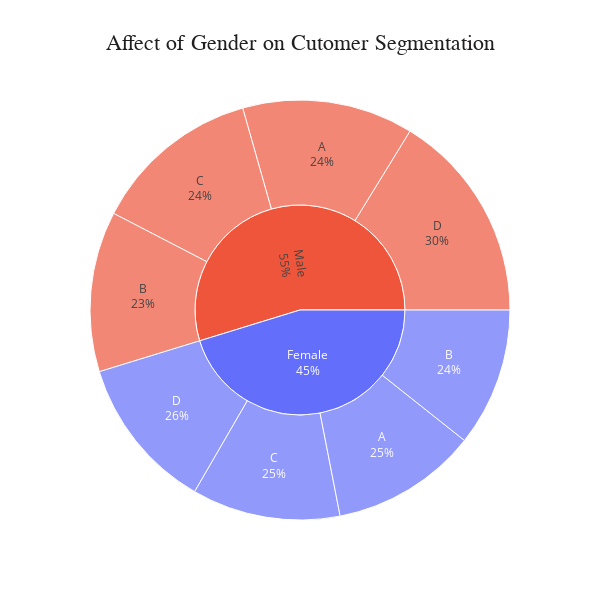
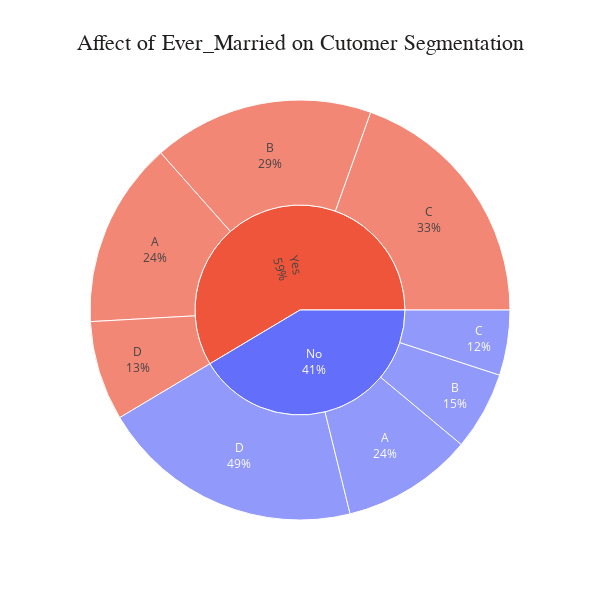
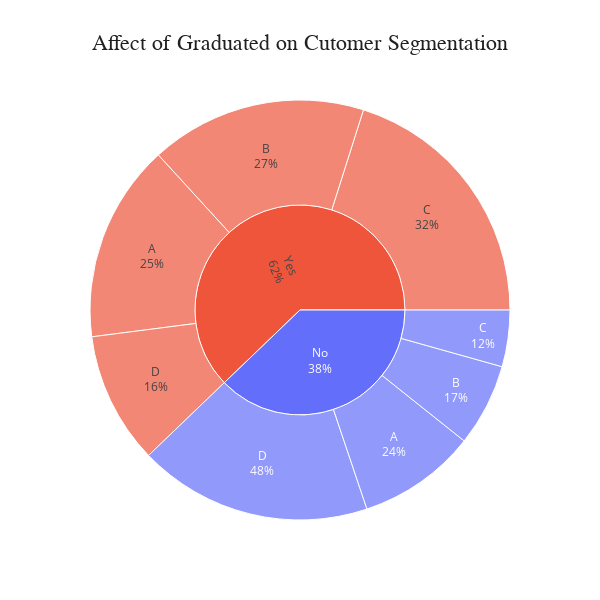
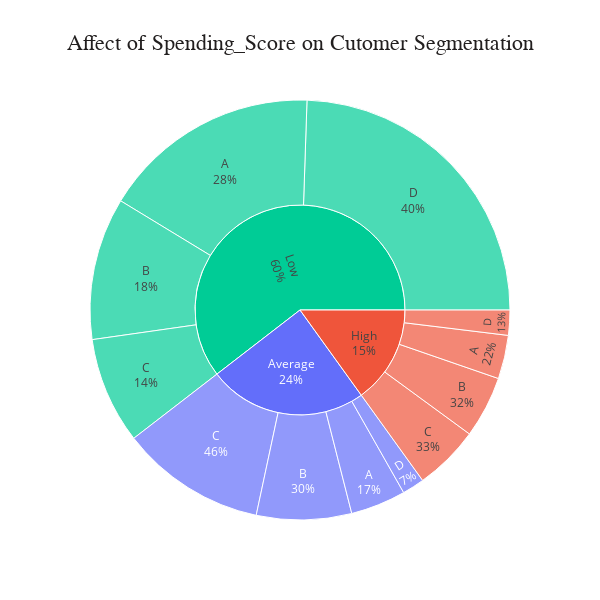

Write notebook code for charts like these, in order.
### Code cell
for feature in ['Gender', 'Ever_Married', 'Graduated', 'Spending_Score']:
    plot_pie(feature)

### Figure 1 — Plotly figure (JSON) as saved in the notebook; plotly's stock layout.template omitted (floating-point values rounded to 4 significant figures)
{"data": [{"branchvalues": "total", "customdata": [["Female"], ["Male"], ["Female"], ["Male"], ["Female"], ["Male"], ["Female"], ["Male"], ["Female"], ["Male"]], "domain": {"x": [0, 1], "y": [0, 1]}, "hovertemplate": "labels=%{label}<br>count=%{value}<br>parent=%{parent}<br>id=%{id}<br>Gender=%{customdata[0]}<extra></extra>", "ids": ["Female/A", "Male/A", "Female/B", "Male/B", "Female/C", "Male/C", "Female/D", "Male/D", "Female", "Male"], "labels": ["A", "A", "B", "B", "C", "C", "D", "D", "Female", "Male"], "marker": {"colors": ["#636efa", "#EF553B", "#636efa", "#EF553B", "#636efa", "#EF553B", "#636efa", "#EF553B", "#636efa", "#EF553B"]}, "name": "", "parents": ["Female", "Male", "Female", "Male", "Female", "Male", "Female", "Male", "", ""], "textinfo": "label+percent parent", "type": "sunburst", "values": [909, 1063, 861, 997, 922, 1048, 959, 1309, 3651, 4417]}], "layout": {"height": 600, "legend": {"tracegroupgap": 0}, "plot_bgcolor": "white", "title": {"font": {"color": "#221f1f", "family": "Calibri Black", "size": 22}, "text": "Affect of Gender on Cutomer Segmentation", "x": 0.5}, "width": 600}}

### Figure 2 — Plotly figure (JSON) as saved in the notebook; plotly's stock layout.template omitted (floating-point values rounded to 4 significant figures)
{"data": [{"branchvalues": "total", "customdata": [["No"], ["Yes"], ["No"], ["Yes"], ["No"], ["Yes"], ["No"], ["Yes"], ["No"], ["Yes"]], "domain": {"x": [0, 1], "y": [0, 1]}, "hovertemplate": "labels=%{label}<br>count=%{value}<br>parent=%{parent}<br>id=%{id}<br>Ever_Married=%{customdata[0]}<extra></extra>", "ids": ["No/A", "Yes/A", "No/B", "Yes/B", "No/C", "Yes/C", "No/D", "Yes/D", "No", "Yes"], "labels": ["A", "A", "B", "B", "C", "C", "D", "D", "No", "Yes"], "marker": {"colors": ["#636efa", "#EF553B", "#636efa", "#EF553B", "#636efa", "#EF553B", "#636efa", "#EF553B", "#636efa", "#EF553B"]}, "name": "", "parents": ["No", "Yes", "No", "Yes", "No", "Yes", "No", "Yes", "", ""], "textinfo": "label+percent parent", "type": "sunburst", "values": [801, 1137, 479, 1348, 398, 1549, 1607, 609, 3285, 4643]}], "layout": {"height": 600, "legend": {"tracegroupgap": 0}, "plot_bgcolor": "white", "title": {"font": {"color": "#221f1f", "family": "Calibri Black", "size": 22}, "text": "Affect of Ever_Married on Cutomer Segmentation", "x": 0.5}, "width": 600}}

### Figure 3 — Plotly figure (JSON) as saved in the notebook; plotly's stock layout.template omitted (floating-point values rounded to 4 significant figures)
{"data": [{"branchvalues": "total", "customdata": [["No"], ["Yes"], ["No"], ["Yes"], ["No"], ["Yes"], ["No"], ["Yes"], ["No"], ["Yes"]], "domain": {"x": [0, 1], "y": [0, 1]}, "hovertemplate": "labels=%{label}<br>count=%{value}<br>parent=%{parent}<br>id=%{id}<br>Graduated=%{customdata[0]}<extra></extra>", "ids": ["No/A", "Yes/A", "No/B", "Yes/B", "No/C", "Yes/C", "No/D", "Yes/D", "No", "Yes"], "labels": ["A", "A", "B", "B", "C", "C", "D", "D", "No", "Yes"], "marker": {"colors": ["#636efa", "#EF553B", "#636efa", "#EF553B", "#636efa", "#EF553B", "#636efa", "#EF553B", "#636efa", "#EF553B"]}, "name": "", "parents": ["No", "Yes", "No", "Yes", "No", "Yes", "No", "Yes", "", ""], "textinfo": "label+percent parent", "type": "sunburst", "values": [729, 1219, 508, 1332, 348, 1607, 1437, 810, 3022, 4968]}], "layout": {"height": 600, "legend": {"tracegroupgap": 0}, "plot_bgcolor": "white", "title": {"font": {"color": "#221f1f", "family": "Calibri Black", "size": 22}, "text": "Affect of Graduated on Cutomer Segmentation", "x": 0.5}, "width": 600}}

### Figure 4 — Plotly figure (JSON) as saved in the notebook; plotly's stock layout.template omitted (floating-point values rounded to 4 significant figures)
{"data": [{"branchvalues": "total", "customdata": [["Average"], ["High"], ["Low"], ["Average"], ["High"], ["Low"], ["Average"], ["High"], ["Low"], ["Average"], ["High"], ["Low"], ["Average"], ["High"], ["Low"]], "domain": {"x": [0, 1], "y": [0, 1]}, "hovertemplate": "labels=%{label}<br>count=%{value}<br>parent=%{parent}<br>id=%{id}<br>Spending_Score=%{customdata[0]}<extra></extra>", "ids": ["Average/A", "High/A", "Low/A", "Average/B", "High/B", "Low/B", "Average/C", "High/C", "Low/C", "Average/D", "High/D", "Low/D", "Average", "High", "Low"], "labels": ["A", "A", "A", "B", "B", "B", "C", "C", "C", "D", "D", "D", "Average", "High", "Low"], "marker": {"colors": ["#636efa", "#EF553B", "#00cc96", "#636efa", "#EF553B", "#00cc96", "#636efa", "#EF553B", "#00cc96", "#636efa", "#EF553B", "#00cc96", "#636efa", "#EF553B", "#00cc96"]}, "name": "", "parents": ["Average", "High", "Low", "Average", "High", "Low", "Average", "High", "Low", "Average", "High", "Low", "", "", ""], "textinfo": "label+percent parent", "type": "sunburst", "values": [343, 271, 1358, 590, 384, 884, 903, 405, 662, 138, 156, 1974, 1974, 1216, 4878]}], "layout": {"height": 600, "legend": {"tracegroupgap": 0}, "plot_bgcolor": "white", "title": {"font": {"color": "#221f1f", "family": "Calibri Black", "size": 22}, "text": "Affect of Spending_Score on Cutomer Segmentation", "x": 0.5}, "width": 600}}
